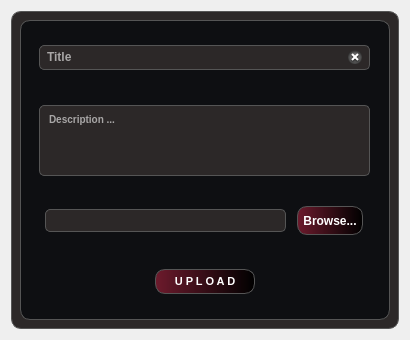
            <widget class="QWidget" name="uploadPage">
             <property name="sizePolicy">
              <sizepolicy hsizetype="Fixed" vsizetype="Preferred">
               <horstretch>0</horstretch>
               <verstretch>0</verstretch>
              </sizepolicy>
             </property>
             <layout class="QHBoxLayout" name="horizontalLayout_32">
              <item>
               <widget class="QWidget" name="profilEditWidget_2" native="true">
                <property name="sizePolicy">
                 <sizepolicy hsizetype="Fixed" vsizetype="Fixed">
                  <horstretch>0</horstretch>
                  <verstretch>0</verstretch>
                 </sizepolicy>
                </property>
                <property name="styleSheet">
                 <string notr="true">*{
border: 1px solid #555;
padding: 3px 5px;
font-weight: bold;
border-radius: 10px;
background-color:  #2C2828;
/** qlineargradient(spread:pad, x1:0, y1:0, x2:1, y2:0, stop:0 #2C2828, stop:1 rgba(0, 0, 0, 255));**/
}

#titleQline, #legendTextEdit, #pathLabel {
	border-radius: 5px;
	color:rgba(255, 255, 255, 150);
	padding-bottom:4px;
	background-color: #2C2828;
}

#horizontalWidget_2, #horizontalFrame_8, #horizontalFrame_9, #horizontalFrame_2, #horizontalFrame_3, #horizontalFrame_4{
background-color: none;
border : none;
}

#uploadFileBtn, #addFileBtn{	
border: 1px solid #555;
font-weight: bold;
background-color: qlineargradient(spread:pad, x1:0, y1:0, x2:1, y2:0, stop:0 rgba(254, 44, 85, 100), stop:1 rgba(0, 0, 0, 255));
border-radius: 10px;
color: #fff;
}
#uploadFileBtn::hover{	
font-weight: bold;
background-color: qlineargradient(spread:pad, x1:0, y1:0, x2:1, y2:0, stop:0 rgba(254, 44, 85, 150), stop:1 rgba(0, 0, 0, 255));
}

#uploadFileBtn::pressed{	
font-weight: bold;
padding-left:10px;
padding-top:5px;
background-color: #2C2828;
}



#horizontalFrame_5{
	background-color: transparent;
    border: none;
	font-weight: bold;
}

#addFileBtn:hover{
border: 1px solid #555;
	border-radius: 8px;
	color:rgba(255, 255, 255, 150);

	background-color: #2C2828;
}
#addFileBtn:pressed{
border: 1px solid #555;
padding-left:6px;
padding-top:4px;
		border-radius: 8px;

	background-color: #2C2828;
}

#formFrame_2{
border-radius: 10px;
border: 1px solid #555;
background-color: rgb(14, 15, 18);
}</string>
                </property>
                <layout class="QVBoxLayout" name="verticalLayout_22">
                 <item>
                  <widget class="QWidget" name="formFrame_2" native="true">
                   <property name="sizePolicy">
                    <sizepolicy hsizetype="Fixed" vsizetype="Fixed">
                     <horstretch>0</horstretch>
                     <verstretch>0</verstretch>
                    </sizepolicy>
                   </property>
                   <property name="minimumSize">
                    <size>
                     <width>370</width>
                     <height>300</height>
                    </size>
                   </property>
                   <property name="maximumSize">
                    <size>
                     <width>16777215</width>
                     <height>16777215</height>
                    </size>
                   </property>
                   <property name="layoutDirection">
                    <enum>Qt::LeftToRight</enum>
                   </property>
                   <property name="styleSheet">
                    <string notr="true"/>
                   </property>
                   <layout class="QVBoxLayout" name="verticalLayout_17">
                    <item>
                     <widget class="QWidget" name="horizontalWidget_2" native="true">
                      <property name="sizePolicy">
                       <sizepolicy hsizetype="Preferred" vsizetype="Preferred">
                        <horstretch>0</horstretch>
                        <verstretch>0</verstretch>
                       </sizepolicy>
                      </property>
                      <property name="minimumSize">
                       <size>
                        <width>341</width>
                        <height>0</height>
                       </size>
                      </property>
                      <property name="layoutDirection">
                       <enum>Qt::LeftToRight</enum>
                      </property>
                      <property name="styleSheet">
                       <string notr="true"/>
                      </property>
                      <layout class="QHBoxLayout" name="horizontalLayout_29">
                       <property name="topMargin">
                        <number>0</number>
                       </property>
                       <property name="bottomMargin">
                        <number>0</number>
                       </property>
                       <item>
                        <widget class="QLineEdit" name="titleQline">
                         <property name="maximumSize">
                          <size>
                           <width>331</width>
                           <height>16777215</height>
                          </size>
                         </property>
                         <property name="layoutDirection">
                          <enum>Qt::LeftToRight</enum>
                         </property>
                         <property name="text">
                          <string>Title</string>
                         </property>
                         <property name="maxLength">
                          <number>40</number>
                         </property>
                         <property name="clearButtonEnabled">
                          <bool>true</bool>
                         </property>
                        </widget>
                       </item>
                      </layout>
                     </widget>
                    </item>
                    <item>
                     <widget class="QFrame" name="horizontalFrame_5">
                      <layout class="QHBoxLayout" name="horizontalLayout_31">
                       <property name="leftMargin">
                        <number>0</number>
                       </property>
                       <property name="rightMargin">
                        <number>0</number>
                       </property>
                       <item>
                        <widget class="QTextEdit" name="legendTextEdit">
                         <property name="sizePolicy">
                          <sizepolicy hsizetype="Preferred" vsizetype="Preferred">
                           <horstretch>0</horstretch>
                           <verstretch>0</verstretch>
                          </sizepolicy>
                         </property>
                         <property name="minimumSize">
                          <size>
                           <width>251</width>
                           <height>51</height>
                          </size>
                         </property>
                         <property name="maximumSize">
                          <size>
                           <width>331</width>
                           <height>71</height>
                          </size>
                         </property>
                         <property name="html">
                          <string>&lt;!DOCTYPE HTML PUBLIC &quot;-//W3C//DTD HTML 4.0//EN&quot; &quot;http://www.w3.org/TR/REC-html40/strict.dtd&quot;&gt;
&lt;html&gt;&lt;head&gt;&lt;meta name=&quot;qrichtext&quot; content=&quot;1&quot; /&gt;&lt;style type=&quot;text/css&quot;&gt;
p, li { white-space: pre-wrap; }
&lt;/style&gt;&lt;/head&gt;&lt;body style=&quot; font-family:'MS Shell Dlg 2'; font-size:7.8pt; font-weight:600; font-style:normal;&quot;&gt;
&lt;p style=&quot; margin-top:0px; margin-bottom:0px; margin-left:0px; margin-right:0px; -qt-block-indent:0; text-indent:0px;&quot;&gt;Description ...&lt;/p&gt;&lt;/body&gt;&lt;/html&gt;</string>
                         </property>
                        </widget>
                       </item>
                      </layout>
                     </widget>
                    </item>
                    <item>
                     <widget class="QFrame" name="horizontalFrame_8">
                      <property name="sizePolicy">
                       <sizepolicy hsizetype="Preferred" vsizetype="Fixed">
                        <horstretch>0</horstretch>
                        <verstretch>0</verstretch>
                       </sizepolicy>
                      </property>
                      <layout class="QHBoxLayout" name="horizontalLayout_30">
                       <property name="spacing">
                        <number>9</number>
                       </property>
                       <property name="bottomMargin">
                        <number>9</number>
                       </property>
                       <item>
                        <widget class="QLabel" name="pathLabel">
                         <property name="enabled">
                          <bool>true</bool>
                         </property>
                         <property name="sizePolicy">
                          <sizepolicy hsizetype="Fixed" vsizetype="Fixed">
                           <horstretch>0</horstretch>
                           <verstretch>0</verstretch>
                          </sizepolicy>
                         </property>
                         <property name="maximumSize">
                          <size>
                           <width>241</width>
                           <height>16777215</height>
                          </size>
                         </property>
                         <property name="acceptDrops">
                          <bool>false</bool>
                         </property>
                         <property name="layoutDirection">
                          <enum>Qt::LeftToRight</enum>
                         </property>
                         <property name="text">
                          <string/>
                         </property>
                         <property name="scaledContents">
                          <bool>true</bool>
                         </property>
                         <property name="alignment">
                          <set>Qt::AlignLeading|Qt::AlignLeft|Qt::AlignVCenter</set>
                         </property>
                        </widget>
                       </item>
                       <item>
                        <widget class="QPushButton" name="addFileBtn">
                         <property name="sizePolicy">
                          <sizepolicy hsizetype="Fixed" vsizetype="Fixed">
                           <horstretch>0</horstretch>
                           <verstretch>0</verstretch>
                          </sizepolicy>
                         </property>
                         <property name="minimumSize">
                          <size>
                           <width>56</width>
                           <height>29</height>
                          </size>
                         </property>
                         <property name="maximumSize">
                          <size>
                           <width>16777215</width>
                           <height>16777215</height>
                          </size>
                         </property>
                         <property name="cursor">
                          <cursorShape>PointingHandCursor</cursorShape>
                         </property>
                         <property name="styleSheet">
                          <string notr="true"/>
                         </property>
                         <property name="text">
                          <string>Browse...</string>
                         </property>
                         <property name="icon">
                          <iconset resource="../resources.qrc">
                           <normaloff>:/icons/icons/feather/file-plus.svg</normaloff>:/icons/icons/feather/file-plus.svg</iconset>
                         </property>
                         <property name="iconSize">
                          <size>
                           <width>20</width>
                           <height>20</height>
                          </size>
                         </property>
                        </widget>
                       </item>
                      </layout>
                     </widget>
                    </item>
                    <item>
                     <widget class="QFrame" name="horizontalFrame_9">
                      <property name="sizePolicy">
                       <sizepolicy hsizetype="Preferred" vsizetype="Preferred">
                        <horstretch>0</horstretch>
                        <verstretch>0</verstretch>
                       </sizepolicy>
                      </property>
                      <property name="minimumSize">
                       <size>
                        <width>351</width>
                        <height>0</height>
                       </size>
                      </property>
                      <property name="styleSheet">
                       <string notr="true"/>
                      </property>
                      <layout class="QHBoxLayout" name="horizontalLayout_25">
                       <item alignment="Qt::AlignHCenter">
                        <widget class="QPushButton" name="uploadFileBtn">
                         <property name="minimumSize">
                          <size>
                           <width>100</width>
                           <height>25</height>
                          </size>
                         </property>
                         <property name="maximumSize">
                          <size>
                           <width>106</width>
                           <height>25</height>
                          </size>
                         </property>
                         <property name="font">
                          <font>
                           <pointsize>8</pointsize>
                           <weight>75</weight>
                           <italic>false</italic>
                           <bold>true</bold>
                          </font>
                         </property>
                         <property name="cursor">
                          <cursorShape>PointingHandCursor</cursorShape>
                         </property>
                         <property name="layoutDirection">
                          <enum>Qt::LeftToRight</enum>
                         </property>
                         <property name="styleSheet">
                          <string notr="true"/>
                         </property>
                         <property name="text">
                          <string>U P L O A D</string>
                         </property>
                         <property name="icon">
                          <iconset resource="../resources.qrc">
                           <normaloff>:/icons/icons/feather/upload.svg</normaloff>:/icons/icons/feather/upload.svg</iconset>
                         </property>
                         <property name="iconSize">
                          <size>
                           <width>18</width>
                           <height>18</height>
                          </size>
                         </property>
                         <property name="flat">
                          <bool>false</bool>
                         </property>
                        </widget>
                       </item>
                      </layout>
                     </widget>
                    </item>
                   </layout>
                  </widget>
                 </item>
                </layout>
               </widget>
              </item>
             </layout>
            </widget>
